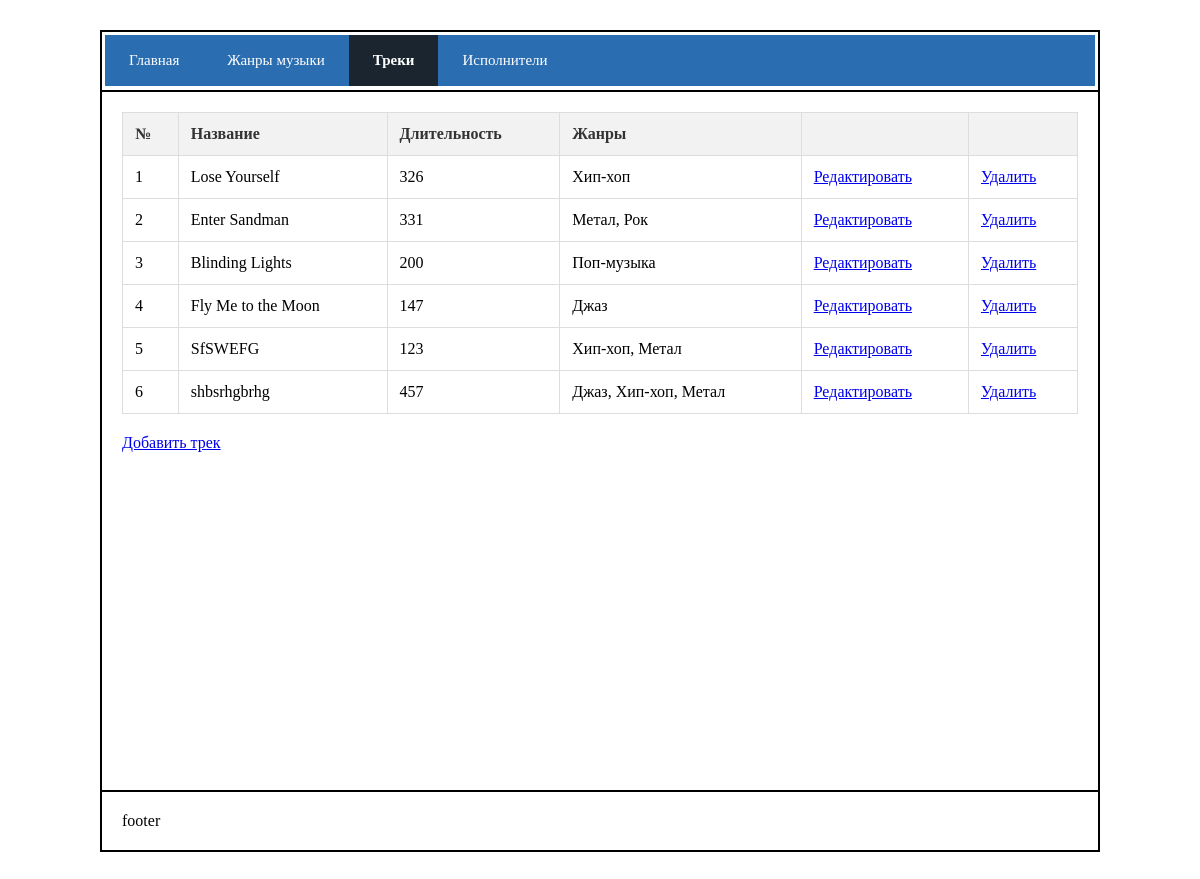
/tracks/, run on the app's committed database.
### main/models.py (models this page shows, shortened)
class Track(models.Model):
    title = models.CharField(max_length=500, unique=True)
    duration = models.IntegerField(help_text="Длительность в секундах")
    genres = models.ManyToManyField(Genre)
    artist = models.ForeignKey(Artist, on_delete=models.RESTRICT, null=True)

class Genre(models.Model):
    name_en = models.CharField(max_length=500, unique=True)
    name_ru = models.CharField(max_length=500, unique=True)
    description = models.TextField()

### main/views.py (the view)
# urls.py: path('tracks/', views.tracks_list),
def tracks_list(request):
    tracks = Track.objects.all().prefetch_related('genres')
    return render(request, 'treki.html', {'tracks': tracks, 'tab': 'tracks'})

### main/templates/treki.html (shortened to what this page needs)
{% extends "base.html" %}
{% block content %}
    <table>
        <thead>
            <tr>
                <th>№</th>
                <th>Название</th>
                <th>Длительность</th>
                <th>Жанры</th>
                <th></th>
                <th></th>
            </tr>
        </thead>
        <tbody>
            {% for t in tracks %}
                <tr>
                    <td>{{t.id}}</td>
                    <td>{{t.title}}</td>
                    <td>{{t.duration}}</td>
                    <td>
                        {% for g in t.genres.all %}
                            {{g.name_ru}}{% if not forloop.last %}, {% endif %}
                        {% endfor %}
                    </td>
                    <td>
                        <a href="/edit_track/{{ t.id }}/">Редактировать</a>
                    </td>
                    <td>
                        <a href="/delete_track/{{ t.id }}">Удалить</a>
                    </td>
                </tr>
            {% endfor %}
        </tbody>
    </table>
    <p><a href="/add_track">Добавить трек</a></p>
{% endblock content %}

### main/templates/base.html (shortened to what this page needs)
<!DOCTYPE html>
{% load static %}
<html lang="en">
<head>
    <link rel="stylesheet" href="{% static 'styles.css' %}" />
</head>
<body>
    <div id="wrapper">
        <header id="header">
            <dif class="navbar">
                <a href="/" class="nav-item {% if tab == 'main' %}active{% endif %}">Главная</a>
                <a href="/genres" class="nav-item {% if tab == 'genres' %}active{% endif %}">Жанры музыки</a>
                <a href="/tracks" class="nav-item {% if tab == 'tracks' %}active{% endif %}">Треки</a>
                <a href="/artists" class="nav-item {% if tab == 'artists' %}active{% endif %}">Исполнители</a>
            </dif>
        </header>
        <main id="content">
            {% block content %}{% endblock content %}
        </main>
        <footer id="footer">
            footer
        </footer>
    </div>
</body>
</html>

### main/static/styles.css (style rules this page uses)
* { box-sizing: border-box; }
#wrapper { width: 1000px; margin: 30px auto; border: 1px solid black; }
#header { height: 60px; padding: 3px; border: 1px solid black; }
#content { width: 100%; height: 700px; padding: 20px; border: 1px solid black; }
#footer { height: 60px; padding: 20px; border: 1px solid black; }
table { width: 100%; border-collapse: collapse; margin-bottom: 20px; }
table th, table td { border: 1px solid #ddd; padding: 12px; text-align: left; }
table th { background-color: #f2f2f2; color: #333; }
.navbar { display: flex; background-color: #2a6db1; overflow: hidden; }
.nav-item { color: white; text-align: center; padding: 17px 24px; text-decoration: none; font-size: 15px; transition: 0.3s; }
.nav-item.active { background-color: #1a252f; font-weight: bold; }

### data on the page
Track: id "1", title "Lose Yourself", duration "326"
Genre: name_ru "Хип-хоп"
Track: id "2", title "Enter Sandman", duration "331"
Genre: name_ru "Метал"
Genre: name_ru "Рок"
Track: id "3", title "Blinding Lights", duration "200"
Genre: name_ru "Поп-музыка"
Track: id "4", title "Fly Me to the Moon", duration "147"
Genre: name_ru "Джаз"
Track: id "5", title "SfSWEFG", duration "123"
Track: id "6", title "shbsrhgbrhg", duration "457"
